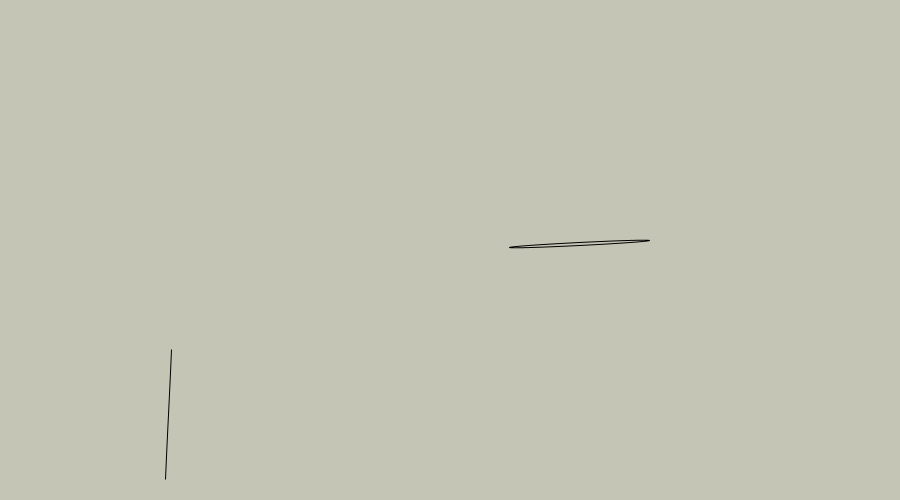
Frame 1 (no input)
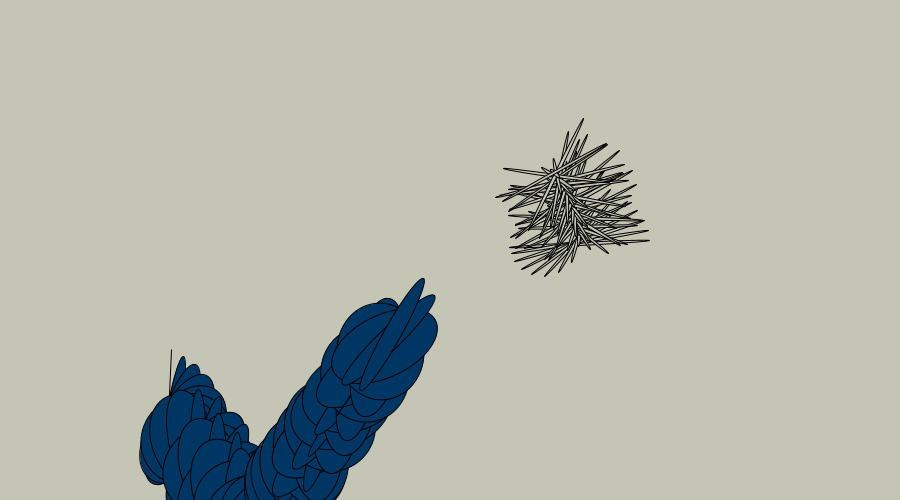
Frame 60 (the mouse pressed at the canvas centre just before this capture)
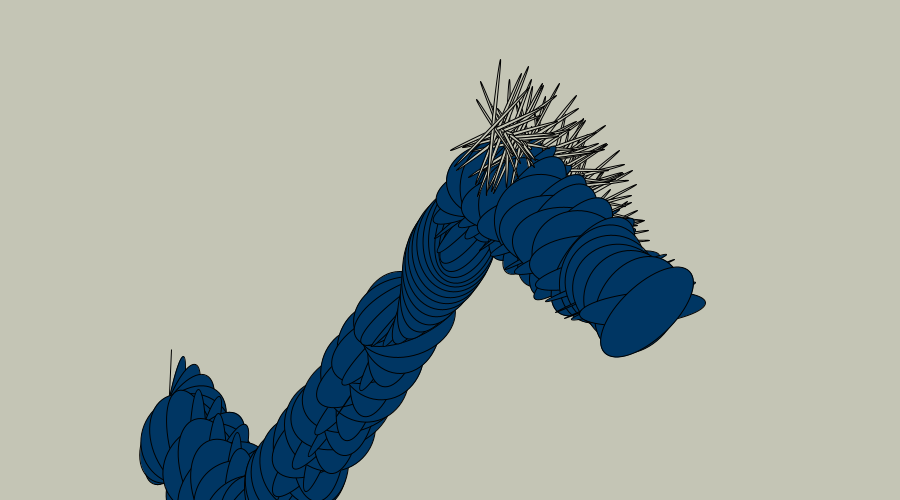
Frame 120 (the mouse held since frame 60 and released just before this capture)

The Processing sketch that drew these frames (run headless with seeded random() and noise(); from frame 60 on, the mouse is pressed at the canvas centre):

// Processing sketch: processing_53317
// ── processing_53317.pde

//Outline [] outlines = new Outline
float angle = 0;   
float aVelocity = 0.05;
float aAcceleration = 0.01;


PVector location;
PVector velocity;

void setup() {
size(900,500);
background(#C4C5B5);
smooth();

location = new PVector(170,280);
velocity = new PVector(5,5);

//for (int i = 0; i < outline.length ; i++);{
//  ouline[i] = new Outline(
}
 
void draw() {
//for(int i = 0; i < outline.length ; i++);{
//  ouline[i].location();
//  outline[i].display();
float amplitude =130;

float a = amplitude* sin(angle);
float b = amplitude* cos(angle);
angle += aVelocity;

location.add(velocity);
if((location.x>850)||(location.x<=0)){
  velocity.x = velocity.x*-1;
}
if((location.y>400)||(location.y<=100)){
  velocity.y = velocity.y*-1;
}

pushMatrix();  
fill(0,54,99);
translate(location.x,location.y);
rotate(angle);
ellipse(a,b,a,b);
popMatrix();

pushMatrix(); 
fill(#C4C5B5);
translate(width/2,height/2);
rotate(-angle);
ellipse(b,a,b+10,3);
popMatrix();

aVelocity += aAcceleration;
angle += aVelocity;

}

//class Outline{
// float angle = 0;   
// float aVelocity = 0.05;
// float aAcceleration = 0.01;
 
// float amplitude =30;
// float a = amplitude * sin(angle);
// float b = amplitude * cos(angle);
// angle += aVelocity;
 
// Outline(  
